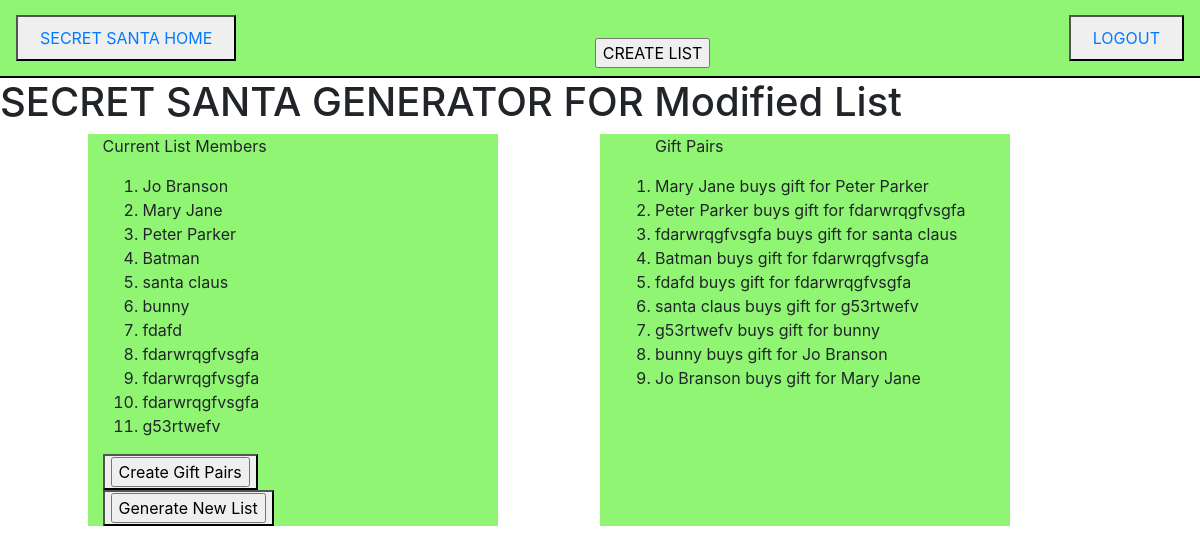
The app's page /secret_santa/gift_pairs/9ef5a9cf-fb05-4f23-93f1-c46de9f8fda8/ with its own data.
### secret_santa/models.py (models this page shows, shortened)
class List(BaseModel):
    list_name = models.CharField(max_length=255, default='update name',  validators=[ MinLengthValidator(6)])
    creator = models.ForeignKey(User, on_delete=models.CASCADE)
    gift_max = models.IntegerField( default=40, validators=[ MinValueValidator(0), MaxValueValidator(1000)])

class Member(BaseModel):
    member_list = models.ForeignKey(List, on_delete=models.CASCADE)
    full_name = models.CharField(max_length=100, validators = [MinLengthValidator(3)])
    email = models.CharField( max_length=200, default='unknown', validators = [EmailValidator])
    telephone = models.CharField(max_length=10, default='9999999999', validators = [MinLengthValidator(10)])

class GiftPair(BaseModel):
    gift_pair_original_list = models.ForeignKey(List, on_delete=models.CASCADE)
    santa = models.CharField(max_length=100, validators = [ MinLengthValidator(10)])
    gift_receiver = models.ForeignKey( Member, on_delete=models.CASCADE)

### secret_santa/views.py (the view, shortened to what this page needs)
# urls.py: path('gift_pairs/<uuid:pk>/', GiftPairsView.as_view(), name='gift_pairs'),
class GiftPairsView(View):
    def get(self, request, pk):
        original_list = List.objects.get(id=pk)
        return render(request, "secret_santa/secret_santa_list.html", {"original_list":original_list})

### secret_santa/templates/secret_santa/secret_santa_list.html (shortened to what this page needs)
{% extends 'santa_layout.html' %}
{% load static %}
{% block body %}
    <h1> SECRET SANTA GENERATOR FOR  {{ original_list.list_name }} </h1>
    <div class="row">
        <div class="col-sm-1"></div>
        <div class="col-sm-4" id="green">
            <p>
                Current List Members
            </p>
            <ol>
                {% for member in original_list.member_set.all %}
                <li> {{ member.full_name  }}</li>
                {% endfor %}
            </ol>
            <form action="{% url 'secret_santa:gift_pairs' original_list.id %}" method="POST">
                <button>
                    <input type="submit" value="Create Gift Pairs">
                </button>
            </form>
            {% if original_list.giftpair_set.all.count > 0 %}
            <form action="{% url 'secret_santa:gift_pairs' original_list.id %}" method="POST">
                <button>
                    <input type="submit" value="Generate New List">
                </button>
            </form>
            {% endif %}
        </div>
        <div class="col-sm-1"></div>
        <div class="col-sm-4" id="green">
            {% if original_list.giftpair_set.all.count > 0 %}
            <ol>
                <p>Gift Pairs </p>
                {% for pair in original_list.giftpair_set.all %}
                <li>
                    {{ pair.santa }} buys gift for {{ pair.gift_receiver.full_name }}
                </li>
                {% endfor %}
            </ol>
            {% endif %}
        </div>
    </div>
{% endblock %}

### base/static/base/css/main_style.css (style rules this page uses)
#main_back { background-color: lightgreen; background: url("http://www.witf.org/news/600x340-christmas-ornament.png"); background-size: cover; }
#green { background-color:rgb(144, 245, 114); }

### records on screen
List: list_name "Modified List"
Member: full_name "Jo Branson"
Member: full_name "Mary Jane"
Member: full_name "Peter Parker"
Member: full_name "Batman"
Member: full_name "santa claus"
Member: full_name "bunny"
Member: full_name "fdafd"
Member: full_name "fdarwrqgfvsgfa"
Member: full_name "fdarwrqgfvsgfa"
Member: full_name "fdarwrqgfvsgfa"
Member: full_name "g53rtwefv"
GiftPair: santa "Mary Jane", gift_receiver.full_name "Peter Parker"
GiftPair: santa "Peter Parker", gift_receiver.full_name "fdarwrqgfvsgfa"
GiftPair: santa "fdarwrqgfvsgfa", gift_receiver.full_name "santa claus"
GiftPair: santa "Batman", gift_receiver.full_name "fdarwrqgfvsgfa"
GiftPair: santa "fdafd", gift_receiver.full_name "fdarwrqgfvsgfa"
GiftPair: santa "santa claus", gift_receiver.full_name "g53rtwefv"
GiftPair: santa "g53rtwefv", gift_receiver.full_name "bunny"
GiftPair: santa "bunny", gift_receiver.full_name "Jo Branson"
GiftPair: santa "Jo Branson", gift_receiver.full_name "Mary Jane"
